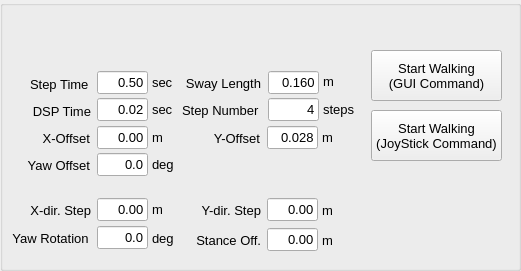
  <widget class="QGroupBox" name="groupBox_5">
   <property name="geometry">
    <rect>
     <x>20</x>
     <y>320</y>
     <width>521</width>
     <height>271</height>
    </rect>
   </property>
   <property name="title">
    <string/>
   </property>
   <property name="alignment">
    <set>Qt::AlignCenter</set>
   </property>
   <widget class="QLabel" name="label_58">
    <property name="geometry">
     <rect>
      <x>152</x>
      <y>74</y>
      <width>31</width>
      <height>16</height>
     </rect>
    </property>
    <property name="font">
     <font>
      <pointsize>10</pointsize>
     </font>
    </property>
    <property name="text">
     <string>sec</string>
    </property>
   </widget>
   <widget class="QLabel" name="label_64">
    <property name="geometry">
     <rect>
      <x>152</x>
      <y>129</y>
      <width>21</width>
      <height>16</height>
     </rect>
    </property>
    <property name="font">
     <font>
      <pointsize>10</pointsize>
     </font>
    </property>
    <property name="text">
     <string>m</string>
    </property>
   </widget>
   <widget class="QLabel" name="label_59">
    <property name="geometry">
     <rect>
      <x>182</x>
      <y>100</y>
      <width>81</width>
      <height>20</height>
     </rect>
    </property>
    <property name="font">
     <font>
      <pointsize>10</pointsize>
     </font>
    </property>
    <property name="text">
     <string>Step Number</string>
    </property>
   </widget>
   <widget class="QLabel" name="label_65">
    <property name="geometry">
     <rect>
      <x>39</x>
      <y>128</y>
      <width>51</width>
      <height>20</height>
     </rect>
    </property>
    <property name="font">
     <font>
      <pointsize>10</pointsize>
     </font>
    </property>
    <property name="text">
     <string>X-Offset</string>
    </property>
    <property name="alignment">
     <set>Qt::AlignRight|Qt::AlignTrailing|Qt::AlignVCenter</set>
    </property>
   </widget>
   <widget class="QLabel" name="label_57">
    <property name="geometry">
     <rect>
      <x>152</x>
      <y>201</y>
      <width>31</width>
      <height>16</height>
     </rect>
    </property>
    <property name="font">
     <font>
      <pointsize>10</pointsize>
     </font>
    </property>
    <property name="text">
     <string>m</string>
    </property>
   </widget>
   <widget class="QLabel" name="label_66">
    <property name="geometry">
     <rect>
      <x>152</x>
      <y>101</y>
      <width>31</width>
      <height>16</height>
     </rect>
    </property>
    <property name="font">
     <font>
      <pointsize>10</pointsize>
     </font>
    </property>
    <property name="text">
     <string>sec</string>
    </property>
   </widget>
   <widget class="QLabel" name="label_67">
    <property name="geometry">
     <rect>
      <x>30</x>
      <y>101</y>
      <width>61</width>
      <height>20</height>
     </rect>
    </property>
    <property name="font">
     <font>
      <pointsize>10</pointsize>
     </font>
    </property>
    <property name="text">
     <string>DSP Time</string>
    </property>
    <property name="alignment">
     <set>Qt::AlignRight|Qt::AlignTrailing|Qt::AlignVCenter</set>
    </property>
   </widget>
   <widget class="QLabel" name="label_60">
    <property name="geometry">
     <rect>
      <x>30</x>
      <y>74</y>
      <width>61</width>
      <height>20</height>
     </rect>
    </property>
    <property name="font">
     <font>
      <pointsize>10</pointsize>
     </font>
    </property>
    <property name="text">
     <string>Step Time</string>
    </property>
   </widget>
   <widget class="QLabel" name="label_61">
    <property name="geometry">
     <rect>
      <x>323</x>
      <y>101</y>
      <width>41</width>
      <height>16</height>
     </rect>
    </property>
    <property name="font">
     <font>
      <pointsize>10</pointsize>
     </font>
    </property>
    <property name="text">
     <string>steps</string>
    </property>
   </widget>
   <widget class="QLabel" name="label_68">
    <property name="geometry">
     <rect>
      <x>322</x>
      <y>129</y>
      <width>21</width>
      <height>16</height>
     </rect>
    </property>
    <property name="font">
     <font>
      <pointsize>10</pointsize>
     </font>
    </property>
    <property name="text">
     <string>m</string>
    </property>
   </widget>
   <widget class="QLineEdit" name="CON_DYNAMICWALKING_STEP_NUMBER">
    <property name="geometry">
     <rect>
      <x>268</x>
      <y>98</y>
      <width>51</width>
      <height>23</height>
     </rect>
    </property>
    <property name="font">
     <font>
      <pointsize>10</pointsize>
     </font>
    </property>
    <property name="text">
     <string>4</string>
    </property>
    <property name="alignment">
     <set>Qt::AlignRight|Qt::AlignTrailing|Qt::AlignVCenter</set>
    </property>
   </widget>
   <widget class="QLabel" name="label_71">
    <property name="geometry">
     <rect>
      <x>152</x>
      <y>230</y>
      <width>31</width>
      <height>16</height>
     </rect>
    </property>
    <property name="font">
     <font>
      <pointsize>10</pointsize>
     </font>
    </property>
    <property name="text">
     <string>deg</string>
    </property>
   </widget>
   <widget class="QLineEdit" name="CON_DYNAMICWALKING_YAW_ROTATION">
    <property name="geometry">
     <rect>
      <x>97</x>
      <y>226</y>
      <width>51</width>
      <height>23</height>
     </rect>
    </property>
    <property name="font">
     <font>
      <pointsize>10</pointsize>
     </font>
    </property>
    <property name="text">
     <string>0.0</string>
    </property>
    <property name="alignment">
     <set>Qt::AlignRight|Qt::AlignTrailing|Qt::AlignVCenter</set>
    </property>
   </widget>
   <widget class="QLabel" name="label_73">
    <property name="geometry">
     <rect>
      <x>190</x>
      <y>200</y>
      <width>71</width>
      <height>20</height>
     </rect>
    </property>
    <property name="font">
     <font>
      <pointsize>10</pointsize>
     </font>
    </property>
    <property name="text">
     <string>Y-dir. Step</string>
    </property>
    <property name="alignment">
     <set>Qt::AlignRight|Qt::AlignTrailing|Qt::AlignVCenter</set>
    </property>
   </widget>
   <widget class="QLineEdit" name="CON_DYNAMICWALKING_SWAY_LENGTH">
    <property name="geometry">
     <rect>
      <x>268</x>
      <y>71</y>
      <width>51</width>
      <height>23</height>
     </rect>
    </property>
    <property name="font">
     <font>
      <pointsize>10</pointsize>
     </font>
    </property>
    <property name="text">
     <string>0.160</string>
    </property>
    <property name="alignment">
     <set>Qt::AlignRight|Qt::AlignTrailing|Qt::AlignVCenter</set>
    </property>
   </widget>
   <widget class="QLabel" name="label_55">
    <property name="geometry">
     <rect>
      <x>20</x>
      <y>200</y>
      <width>71</width>
      <height>20</height>
     </rect>
    </property>
    <property name="font">
     <font>
      <pointsize>10</pointsize>
     </font>
    </property>
    <property name="text">
     <string>X-dir. Step</string>
    </property>
    <property name="alignment">
     <set>Qt::AlignRight|Qt::AlignTrailing|Qt::AlignVCenter</set>
    </property>
   </widget>
   <widget class="QLabel" name="label_74">
    <property name="geometry">
     <rect>
      <x>9</x>
      <y>155</y>
      <width>81</width>
      <height>20</height>
     </rect>
    </property>
    <property name="font">
     <font>
      <pointsize>10</pointsize>
     </font>
    </property>
    <property name="text">
     <string>Yaw Offset</string>
    </property>
    <property name="alignment">
     <set>Qt::AlignRight|Qt::AlignTrailing|Qt::AlignVCenter</set>
    </property>
   </widget>
   <widget class="QLabel" name="label_75">
    <property name="geometry">
     <rect>
      <x>152</x>
      <y>156</y>
      <width>31</width>
      <height>16</height>
     </rect>
    </property>
    <property name="font">
     <font>
      <pointsize>10</pointsize>
     </font>
    </property>
    <property name="text">
     <string>deg</string>
    </property>
   </widget>
   <widget class="QLabel" name="label_69">
    <property name="geometry">
     <rect>
      <x>209</x>
      <y>128</y>
      <width>51</width>
      <height>20</height>
     </rect>
    </property>
    <property name="font">
     <font>
      <pointsize>10</pointsize>
     </font>
    </property>
    <property name="text">
     <string>Y-Offset</string>
    </property>
    <property name="alignment">
     <set>Qt::AlignRight|Qt::AlignTrailing|Qt::AlignVCenter</set>
    </property>
   </widget>
   <widget class="QLabel" name="label_56">
    <property name="geometry">
     <rect>
      <x>79</x>
      <y>41</y>
      <width>201</width>
      <height>16</height>
     </rect>
    </property>
    <property name="font">
     <font>
      <pointsize>10</pointsize>
     </font>
    </property>
    <property name="text">
     <string>&lt;Dynamic Walking Motion&gt;</string>
    </property>
    <property name="alignment">
     <set>Qt::AlignCenter</set>
    </property>
   </widget>
   <widget class="QPushButton" name="BTN_DYNAMICWALKING_GO">
    <property name="geometry">
     <rect>
      <x>371</x>
      <y>50</y>
      <width>131</width>
      <height>51</height>
     </rect>
    </property>
    <property name="font">
     <font>
      <pointsize>10</pointsize>
     </font>
    </property>
    <property name="text">
     <string>Start Walking
(GUI Command)</string>
    </property>
   </widget>
   <widget class="QLabel" name="label_70">
    <property name="geometry">
     <rect>
      <x>10</x>
      <y>228</y>
      <width>81</width>
      <height>20</height>
     </rect>
    </property>
    <property name="font">
     <font>
      <pointsize>10</pointsize>
     </font>
    </property>
    <property name="text">
     <string>Yaw Rotation</string>
    </property>
    <property name="alignment">
     <set>Qt::AlignCenter</set>
    </property>
   </widget>
   <widget class="QLabel" name="label_63">
    <property name="geometry">
     <rect>
      <x>323</x>
      <y>73</y>
      <width>31</width>
      <height>16</height>
     </rect>
    </property>
    <property name="font">
     <font>
      <pointsize>10</pointsize>
     </font>
    </property>
    <property name="text">
     <string>m</string>
    </property>
   </widget>
   <widget class="QPushButton" name="BTN_DYNAMICWALKING_JOYSTICK_GO">
    <property name="geometry">
     <rect>
      <x>371</x>
      <y>110</y>
      <width>131</width>
      <height>51</height>
     </rect>
    </property>
    <property name="font">
     <font>
      <pointsize>10</pointsize>
     </font>
    </property>
    <property name="text">
     <string>Start Walking
(JoyStick Command)</string>
    </property>
   </widget>
   <widget class="QLineEdit" name="CON_DYNAMICWALKING_OFFSET_YAW">
    <property name="geometry">
     <rect>
      <x>97</x>
      <y>153</y>
      <width>51</width>
      <height>23</height>
     </rect>
    </property>
    <property name="font">
     <font>
      <pointsize>10</pointsize>
     </font>
    </property>
    <property name="text">
     <string>0.0</string>
    </property>
    <property name="alignment">
     <set>Qt::AlignRight|Qt::AlignTrailing|Qt::AlignVCenter</set>
    </property>
   </widget>
   <widget class="QLineEdit" name="CON_DYNAMICWALKING_DSP_TIME">
    <property name="geometry">
     <rect>
      <x>97</x>
      <y>98</y>
      <width>51</width>
      <height>23</height>
     </rect>
    </property>
    <property name="font">
     <font>
      <pointsize>10</pointsize>
     </font>
    </property>
    <property name="text">
     <string>0.02</string>
    </property>
    <property name="alignment">
     <set>Qt::AlignRight|Qt::AlignTrailing|Qt::AlignVCenter</set>
    </property>
   </widget>
   <widget class="QLabel" name="label_72">
    <property name="geometry">
     <rect>
      <x>322</x>
      <y>202</y>
      <width>31</width>
      <height>16</height>
     </rect>
    </property>
    <property name="font">
     <font>
      <pointsize>10</pointsize>
     </font>
    </property>
    <property name="text">
     <string>m</string>
    </property>
   </widget>
   <widget class="QLineEdit" name="CON_DYNAMICWALKING_Y_STEP">
    <property name="geometry">
     <rect>
      <x>267</x>
      <y>198</y>
      <width>51</width>
      <height>23</height>
     </rect>
    </property>
    <property name="font">
     <font>
      <pointsize>10</pointsize>
     </font>
    </property>
    <property name="text">
     <string>0.00</string>
    </property>
    <property name="alignment">
     <set>Qt::AlignRight|Qt::AlignTrailing|Qt::AlignVCenter</set>
    </property>
   </widget>
   <widget class="QLineEdit" name="CON_DYNAMICWALKING_STEP_TIME">
    <property name="geometry">
     <rect>
      <x>97</x>
      <y>71</y>
      <width>51</width>
      <height>23</height>
     </rect>
    </property>
    <property name="font">
     <font>
      <pointsize>10</pointsize>
     </font>
    </property>
    <property name="text">
     <string>0.50</string>
    </property>
    <property name="alignment">
     <set>Qt::AlignRight|Qt::AlignTrailing|Qt::AlignVCenter</set>
    </property>
   </widget>
   <widget class="QLineEdit" name="CON_DYNAMICWALKING_X_STEP">
    <property name="geometry">
     <rect>
      <x>97</x>
      <y>198</y>
      <width>51</width>
      <height>23</height>
     </rect>
    </property>
    <property name="font">
     <font>
      <pointsize>10</pointsize>
     </font>
    </property>
    <property name="text">
     <string>0.00</string>
    </property>
    <property name="alignment">
     <set>Qt::AlignRight|Qt::AlignTrailing|Qt::AlignVCenter</set>
    </property>
   </widget>
   <widget class="QLineEdit" name="CON_DYNAMICWALKING_OFFSET_X">
    <property name="geometry">
     <rect>
      <x>97</x>
      <y>126</y>
      <width>51</width>
      <height>23</height>
     </rect>
    </property>
    <property name="font">
     <font>
      <pointsize>10</pointsize>
     </font>
    </property>
    <property name="text">
     <string>0.00</string>
    </property>
    <property name="alignment">
     <set>Qt::AlignRight|Qt::AlignTrailing|Qt::AlignVCenter</set>
    </property>
   </widget>
   <widget class="QLineEdit" name="CON_DYNAMICWALKING_OFFSET_Y">
    <property name="geometry">
     <rect>
      <x>267</x>
      <y>126</y>
      <width>51</width>
      <height>23</height>
     </rect>
    </property>
    <property name="font">
     <font>
      <pointsize>10</pointsize>
     </font>
    </property>
    <property name="text">
     <string>0.028</string>
    </property>
    <property name="alignment">
     <set>Qt::AlignRight|Qt::AlignTrailing|Qt::AlignVCenter</set>
    </property>
   </widget>
   <widget class="QLabel" name="label_62">
    <property name="geometry">
     <rect>
      <x>183</x>
      <y>73</y>
      <width>81</width>
      <height>20</height>
     </rect>
    </property>
    <property name="font">
     <font>
      <pointsize>10</pointsize>
     </font>
    </property>
    <property name="text">
     <string>Sway Length</string>
    </property>
    <property name="alignment">
     <set>Qt::AlignCenter</set>
    </property>
   </widget>
   <widget class="QLabel" name="label_100">
    <property name="geometry">
     <rect>
      <x>322</x>
      <y>232</y>
      <width>31</width>
      <height>16</height>
     </rect>
    </property>
    <property name="font">
     <font>
      <pointsize>10</pointsize>
     </font>
    </property>
    <property name="text">
     <string>m</string>
    </property>
   </widget>
   <widget class="QLineEdit" name="CON_DYNAMICWALKING_STANCE_OFFSET">
    <property name="geometry">
     <rect>
      <x>267</x>
      <y>228</y>
      <width>51</width>
      <height>23</height>
     </rect>
    </property>
    <property name="font">
     <font>
      <pointsize>10</pointsize>
     </font>
    </property>
    <property name="text">
     <string>0.00</string>
    </property>
    <property name="alignment">
     <set>Qt::AlignRight|Qt::AlignTrailing|Qt::AlignVCenter</set>
    </property>
   </widget>
   <widget class="QLabel" name="label_101">
    <property name="geometry">
     <rect>
      <x>190</x>
      <y>230</y>
      <width>71</width>
      <height>20</height>
     </rect>
    </property>
    <property name="font">
     <font>
      <pointsize>10</pointsize>
     </font>
    </property>
    <property name="text">
     <string>Stance Off.</string>
    </property>
    <property name="alignment">
     <set>Qt::AlignRight|Qt::AlignTrailing|Qt::AlignVCenter</set>
    </property>
   </widget>
  </widget>
